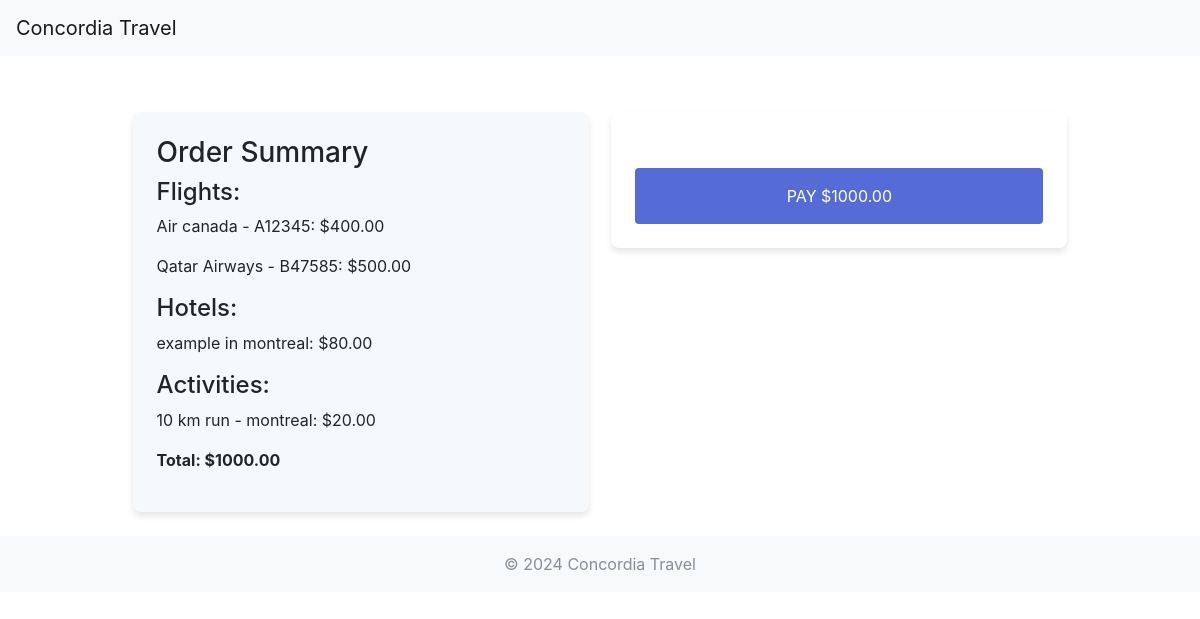
The page /payment/checkout/4/ (signed in) on the database its author committed.
### packages/models.py (models this page shows, shortened)
class Flight(models.Model):
    flight_number = models.CharField(max_length=10)
    airline = models.CharField(max_length=100)
    departure_city = models.CharField(max_length=100)
    arrival_city = models.CharField(max_length=100)
    departure_time = models.DateTimeField()
    duration = models.DurationField()
    price = models.DecimalField(max_digits=10, decimal_places=2)
    description = models.TextField(blank=True, null=True)  # Allows for an optional description

class Hotel(models.Model):
    name = models.CharField(max_length=100)
    city = models.TextField(max_length=100)
    phone_number = models.CharField(max_length=15)
    price = models.DecimalField(max_digits=10, decimal_places=2)
    description = models.TextField(blank=True, null=True)  # Allows for an optional description

class Activity(models.Model):
    name = models.CharField(max_length=100)
    location = models.CharField(max_length=100)
    type = models.CharField(max_length=50)  # E.g., sightseeing, hiking, etc.
    start_time = models.DateTimeField()
    duration = models.DurationField()
    price = models.DecimalField(max_digits=10, decimal_places=2)
    description = models.TextField(blank=True, null=True)  # Allows for an optional description

class CustomPackage(models.Model):
    user = models.ForeignKey(User, on_delete=models.CASCADE)
    flights = models.ManyToManyField(Flight, blank=True)
    hotels = models.ManyToManyField(Hotel, blank=True)
    activities = models.ManyToManyField(Activity, blank=True)
    is_booked = models.BooleanField(default=False)
    def get_total_price(self):
        total_price = 0
        total_price += sum(flight.price for flight in self.flights.all())
        total_price += sum(hotel.price for hotel in self.hotels.all())
        total_price += sum(activity.price for activity in self.activities.all())
        return total_price

### booking/models.py (models this page shows, shortened)
class Booking(models.Model):
    STATUS_CHOICES = [
        ('none', 'None'),
        ('reserved', 'Reserved'),
        ('paid', 'Paid'),
    ]
    user = models.ForeignKey(User, on_delete=models.CASCADE)
    custom_package = models.ForeignKey(CustomPackage, on_delete=models.CASCADE)
    status = models.CharField(max_length=10, choices=STATUS_CHOICES, default='none')
    reserved_until = models.DateTimeField(null=True, blank=True)  # Add this field to track reservation expiration
    tracking_id = models.CharField(max_length=64, editable=False, null=True)

### payment/views.py (the view)
# urls.py: path('checkout/<int:booking_id>/', views.checkout, name='checkout'),
@login_required
def checkout(request, booking_id):
    booking = get_object_or_404(Booking, pk=booking_id)
    total_amount = int(booking.custom_package.get_total_price() * 100)  # Convert to cents
    if request.method == 'POST':
        try:
            payment_intent = stripe.PaymentIntent.create(
                amount=total_amount,
                currency="usd",
                metadata={
                    'integration_check': 'accept_a_payment',
                    'booking_id': booking_id
                },
            )
            return redirect('payment_success', booking_id=booking_id)  # Redirect to the payment success view
        except Exception as e:
            print(e)
            context = {
                'error_message': "An error occurred while trying to process your payment. Please try again.",
                'stripe_key': settings.STRIPE_PUBLIC_KEY,
                'booking': booking
            }
            return render(request, 'payment/checkout.html', context)
    else:
        context = {
            'stripe_key': settings.STRIPE_PUBLIC_KEY,
            'booking': booking
        }
        return render(request, 'payment/checkout.html', context)

### payment/templates/payment/checkout.html (shortened to what this page needs)
{% extends 'payment/base.html' %}
{% block content %}
<div class="checkout-wrapper">
    <div class="package-summary">
        <h3>Order Summary</h3>
        <div>
          <h4>Flights:</h4>
          {% for flight in booking.custom_package.flights.all %}
            <p>{{ flight.airline }} - {{ flight.flight_number }}: ${{ flight.price }}</p>
          {% empty %}
            <p>No flights</p>
          {% endfor %}
        </div>
        <div>
          <h4>Hotels:</h4>
          {% for hotel in booking.custom_package.hotels.all %}
            <p>{{ hotel.name }} in {{ hotel.city }}: ${{ hotel.price }}</p>
          {% empty %}
            <p>No hotels</p>
          {% endfor %}
        </div>
        <div>
          <h4>Activities:</h4>
          {% for activity in booking.custom_package.activities.all %}
            <p>{{ activity.name }} - {{ activity.location }}: ${{ activity.price }}</p>
          {% empty %}
            <p>No activities</p>
          {% endfor %}
        </div>
        <div>
          <p><strong>Total: ${{ booking.custom_package.get_total_price }}</strong></p>
        </div>
    </div>
  <div class="payment-form-container">
    <form action="{% url 'checkout' booking_id=booking.id %}" method="post" id="payment-form">
      <button class="stripe-style">Pay ${{ booking.custom_package.get_total_price }}</button>
    </form>
  </div>
</div>
{% endblock %}

### payment/templates/payment/checkout.html (style rules this page uses)
.checkout-wrapper { display: flex; justify-content: center; align-items: flex-start; padding-top: 2rem; }
.package-summary { width: 40%; margin-right: 2%; background: #f6f9fc; border-radius: 8px; padding: 1.5rem; box-shadow: 0 4px 6px rgba(0,0,0,.1); }
.payment-form-container { width: 40%; background: #ffffff; padding: 1.5rem; border-radius: 8px; box-shadow: 0 4px 6px rgba(0,0,0,.1); }
.payment-form-container form { display: grid; grid-gap: 1rem; }
.stripe-style { background: #556cd6; color: #ffffff; border: 0; padding: 16px 32px; text-transform: uppercase; border-radius: 4px; transition: background-color .3s; cursor: pointer; }

### rows shown on the page
Flight: airline "Air canada", flight_number "A12345", price "400.00"
Flight: airline "Qatar Airways", flight_number "B47585", price "500.00"
Hotel: name "example", city "montreal", price "80.00"
Activity: name "10 km run", location "montreal", price "20.00"
Booking: custom_package.get_total_price "1000.00"
